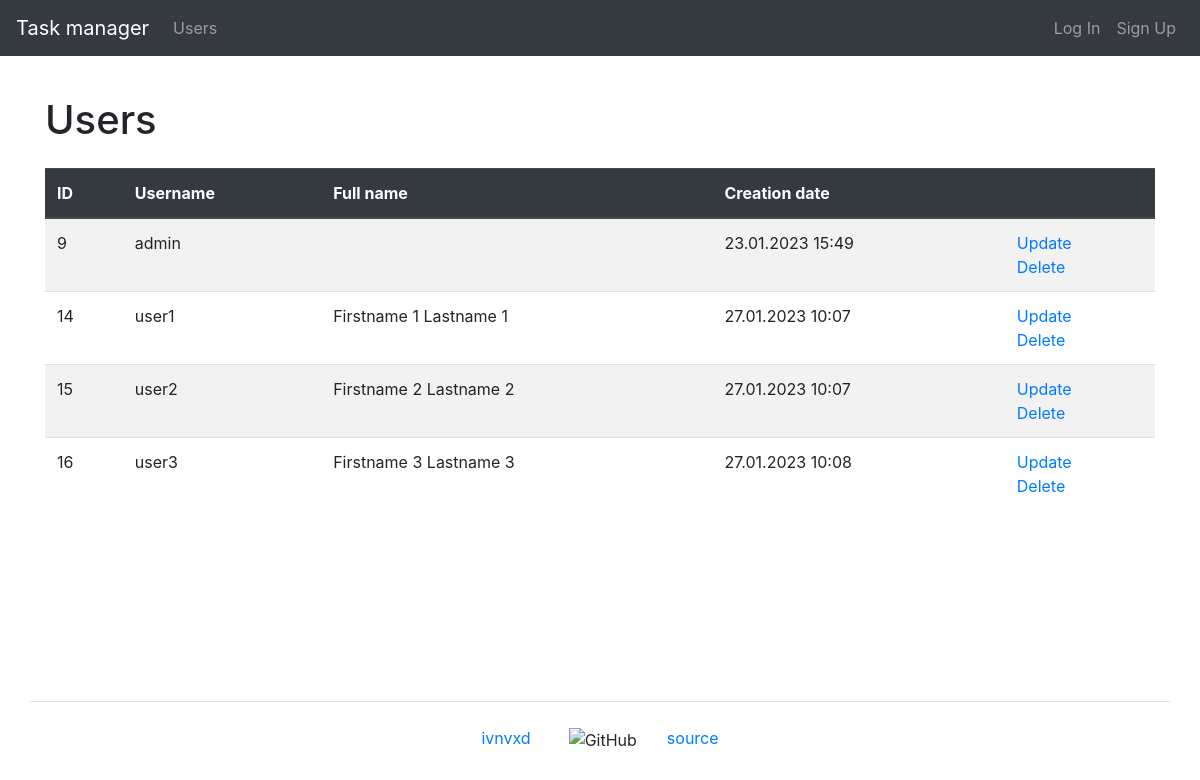
/users/, run on an earlier commit of the app's database.
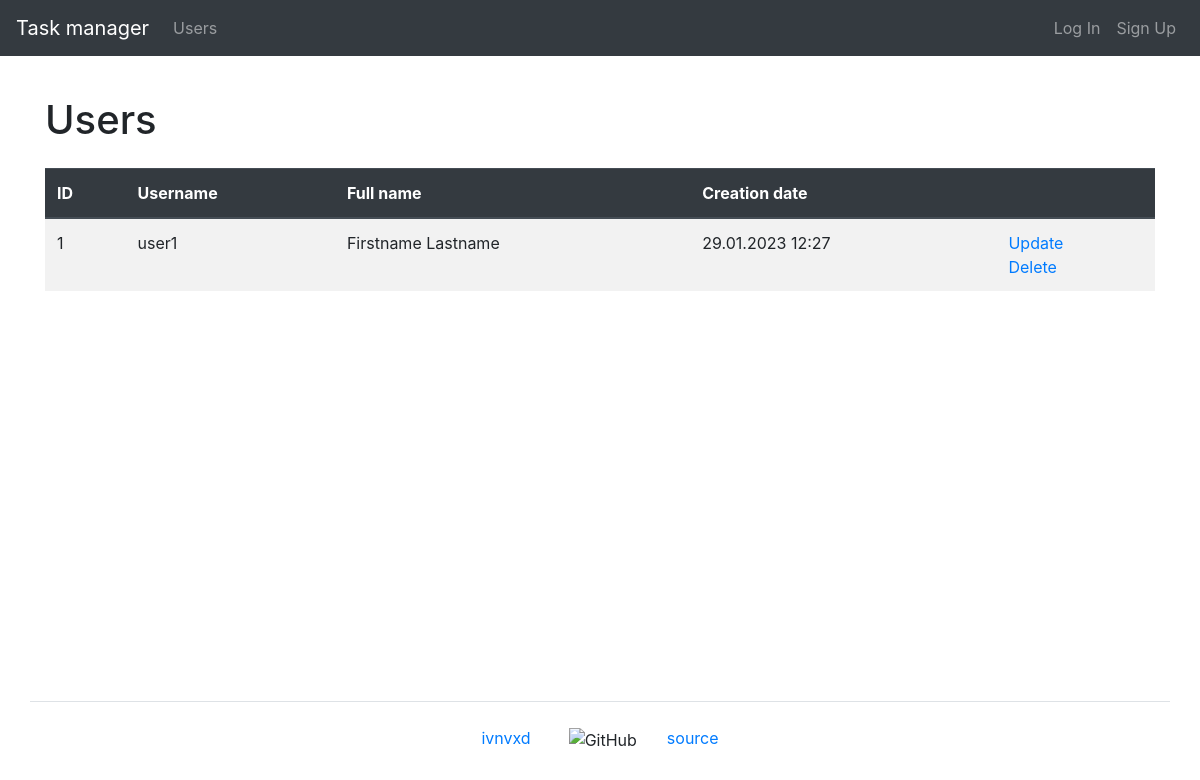
And on a later commit of the database.
### task_manager/users/models.py (models this page shows, shortened)
class User(AbstractUser):
    first_name = models.CharField(max_length=150)
    last_name = models.CharField(max_length=150)

### task_manager/users/views.py (the view)
# urls.py: path('', UsersListView.as_view(), name='users'),
class UsersListView(ListView):
    template_name = 'users/users.html'
    model = User
    context_object_name = 'users'
    extra_context = {
        'title': _('Users')
    }

### task_manager/templates/users/users.html (shortened to what this page needs)
{% extends "base.html" %}
{% load bootstrap4 %}
{% load i18n %}
{% block content %}
    <h1 class="my-4">{{ title }}</h1>
    <table class="table table-striped">
        <thead class="thead-dark">
            <tr>
                <th>ID</th>
                <th>{% trans 'Username' %}</th>
                <th>{% trans 'Full name' %}</th>
                <th>{% trans 'Creation date' %}</th>
                <th></th>
            </tr>
        </thead>
        <tbody>
            {% if users %}
                {% for user in users %}
                    <tr>
                        <td>{{ user.id }}</td>
                        <td>{{ user.username }}</td>
                        <td>{{ user.first_name }} {{ user.last_name }}</td>
                        <td>{{ user.date_joined|date:"d.m.Y H:i" }}</td>
                        <td>
                          <a href="{% url 'user_update' user.id %}">{% trans 'Update' %}</a>
                          <br>
                          <a href="{% url 'user_delete' user.id %}">{% trans 'Delete' %}</a>
                        </td>
                    </tr>
                {% endfor %}
            {% endif %}
        </tbody>
    </table>
{% endblock content %}

### task_manager/templates/base.html (shortened to what this page needs)
{% load i18n %}
{% get_current_language as LANGUAGE_CODE %}
{% load bootstrap4 %}
<!DOCTYPE html>
<html lang="{{ LANGUAGE_CODE }}">
    <head>
        {% bootstrap_css %}
    </head>
    <body class="d-flex flex-column min-vh-100">
        <header>
            {% include 'navbar.html' %}
        </header>
        <main class="container wrapper flex-grow-1">
            {% block content %}{% endblock %}
        </main>
        <footer>
            {% include 'footer.html' %}
        </footer>
    </body>
</html>

### task_manager/templates/navbar.html (shortened to what this page needs)
{% load i18n %}
<nav class="navbar navbar-expand-md navbar-dark bg-dark mb-3">
    <a class="navbar-brand" href="{% url 'home' %}">{% trans "Task manager" %}</a>
    <div class="collapse navbar-collapse" id="navbarToggleExternalContent">
        <ul class="navbar-nav mr-auto">
            <li class="nav-item">
                <a class="nav-link" href="{% url 'users' %}">{% trans "Users" %}</a>
            </li>
        </ul>
        <ul class="navbar-nav">
            {% if user.is_authenticated %}
                <li class="nav-item">
                    <a class="nav-link" href="{% url 'user_update' user.id %}">{{ user.username }}</a>
                </li>
                <li class="nav-item">
                    <a class="nav-link" href="{% url 'logout' %}">{% trans "Log Out" %}</a>
                </li>
            {% else %}
                <li class="nav-item">
                    <a class="nav-link" href="{% url 'login' %}">{% trans "Log In" %}</a>
                </li>
                <li class="nav-item">
                    <a class="nav-link" href="{% url 'sign_up' %}">{% trans "Sign Up" %}</a>
                </li>
            {% endif %}
        </ul>
    </div>
</nav>

### task_manager/templates/footer.html
{% load i18n %}
<div class="container flex-column my-5 pt-4 border-top">
    <div class="row justify-content-sm-center">
        <div class="col-sm-auto">
            <a target="_blank" href="https://github.com/ivnvxd">ivnvxd</a>
        </div>
        <div class="col-sm-auto">
            <img class='ml-2' src="https://github.githubassets.com/favicons/favicon.svg" alt="GitHub" height="16px">
        </div>
        <div class="col-sm-auto">
            <a target="_blank" href="https://github.com/ivnvxd/python-project-52">source</a>
        </div>
    </div>
</div>

What changed in the data, as far as the page shows it:
removed User: id "9", username "admin", date_joined "23.01.2023 15:49"
removed User: id "14", username "user1", first_name "Firstname 1", last_name "Lastname 1", date_joined "27.01.2023 10:07"
removed User: id "15", username "user2", first_name "Firstname 2", last_name "Lastname 2", date_joined "27.01.2023 10:07"
removed User: id "16", username "user3", first_name "Firstname 3", last_name "Lastname 3", date_joined "27.01.2023 10:08"
added User: id "1", username "user1", first_name "Firstname", last_name "Lastname", date_joined "29.01.2023 12:27"
